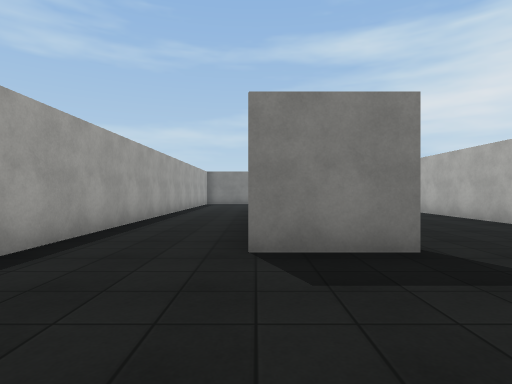
[1] (above)

14 first-person views from a walk through a Unity game level. The camera is 1.3 m above the floor, looks level and sees 80° across. The floor is counted in squares, 2 m on a side. Each view is taken from the middle of a square. On the plan, view 1 faces up. The plan holds only what a view shows up to about 10 squares ahead; the rest is blank. The place goes on beyond the plan. The player character is not drawn. Surface patterns are stand-ins for the level's own textures.

[2]
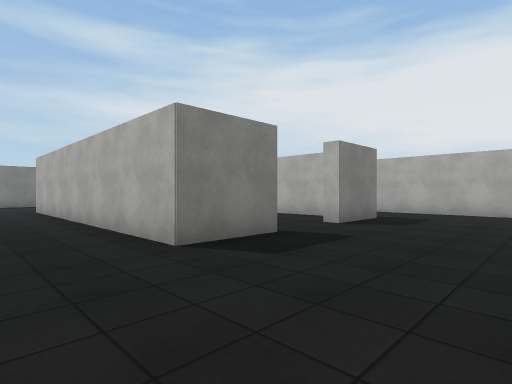

[3]
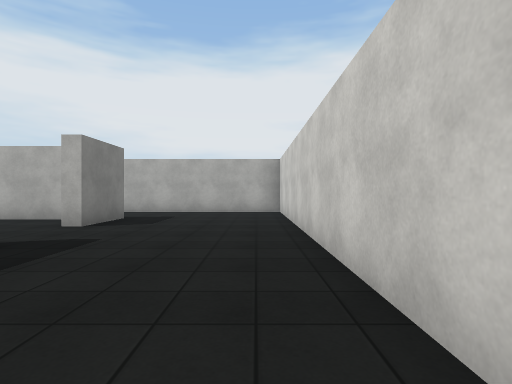

[4]
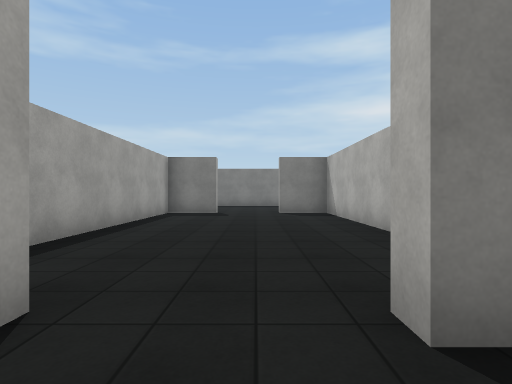

[5]
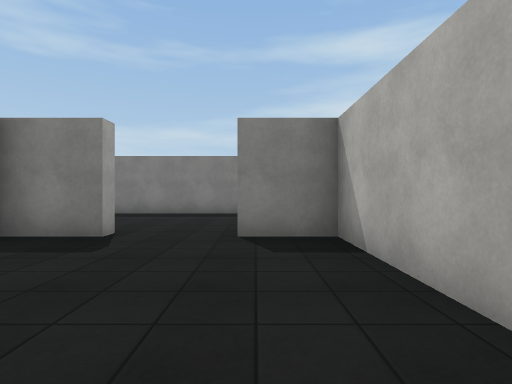

[6]
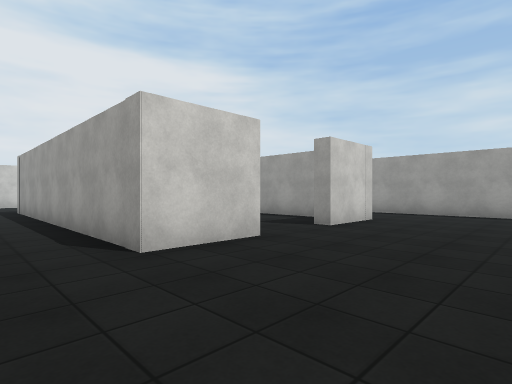

[7]
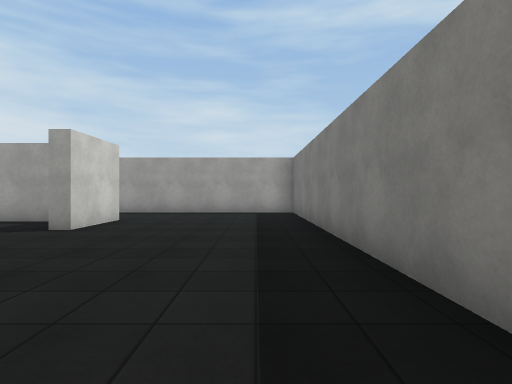

[8]
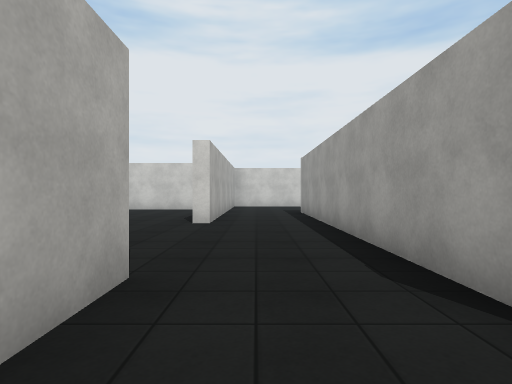

[9]
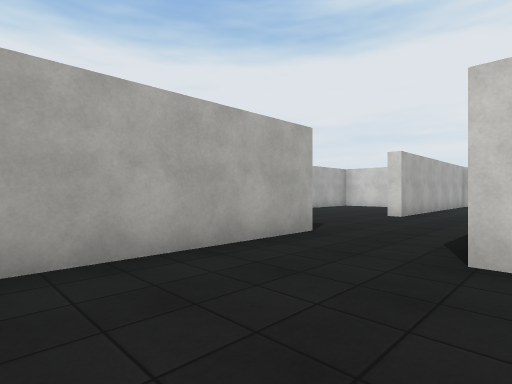

[10]
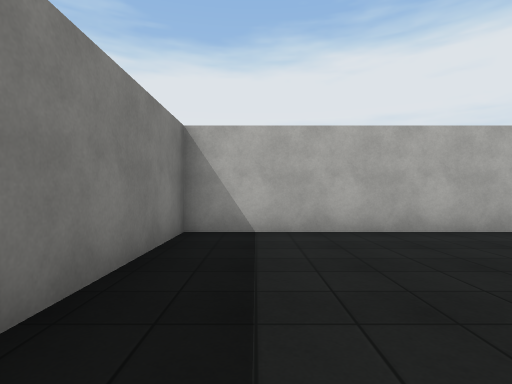

[11]
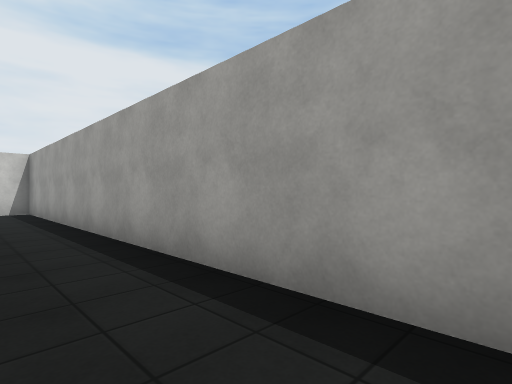

[12]
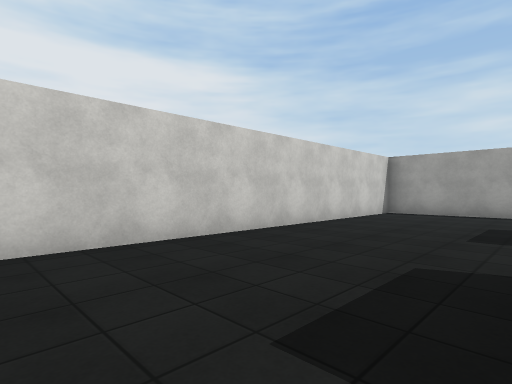

[13]
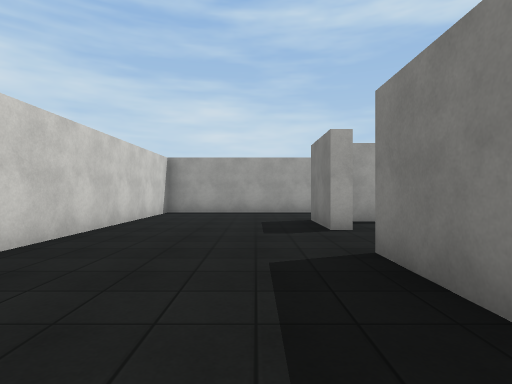

[14]
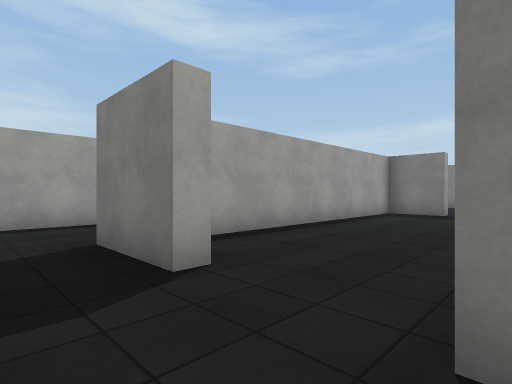

### Floor plan
Points are (right, up) in squares from view 1. A wall is a line through its corners. A room is listed if a view was taken in it or the views show most of it. See-through windows are left out.
Room 1 (views 1, 2, 3, 4, 6, 7, 8, 9, 10, 11, 12, 13, 14)
walls: (3.6, 11.8) (5.6, 11.8) (5.6, 3.3) (3.7, 3.3); (0.3, 11.4) (0.3, 10.4); (8, 10.6) (8, 16.2) (-2.6, 16.2) (-2.6, -0.8) (8, -0.8) (8, 6.6) (8.4, 6.6); (1.8, 3.8) (1.8, 3.3) (-0.1, 3.3) (-0.1, 11.8) (1.8, 11.8) (1.8, 11.4)
ways out: opening at (2.5, 3) to room 2; opening at (2.5, 11) to room 2
Room 2 (view 5)
walls: (0.3, 10.4) (0.3, 4.1); (5.2, 4.5) (5.2, 11.4) (3.6, 11.4); (3.7, 3.3) (3.7, 3.8); (1.8, 11.4) (0.3, 11.4)
ways out: opening at (2.5, 3) to room 1; opening at (2.5, 11) to room 1

Where each view was taken, in squares from view 1:
view 1: 0 up, 0 right, facing up
view 2: 0 up, 2 left, facing up-right
view 3: 0 up, 2 left, facing right
view 4: 2 up, 3 right, facing up
view 5: 7 up, 4 right, facing up
view 6: 15 up, 7 right, facing down-left
view 7: 15 up, 7 right, facing left
view 8: 13 up, 7 right, facing down
view 9: 15 up, 5 right, facing down-right
view 10: 15 up, 3 right, facing right
view 11: 10 up, 1 left, facing down-left
view 12: 3 up, 7 right, facing down-left
view 13: 2 up, 7 right, facing left
view 14: 2 up, 4 right, facing up-left
